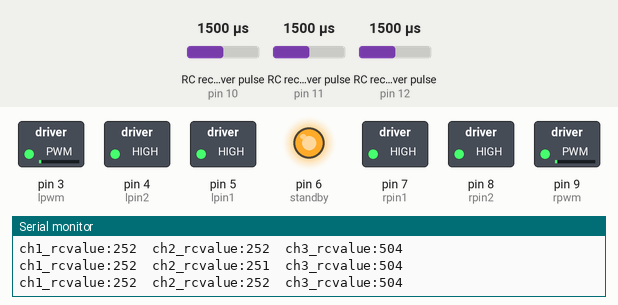
Bench run of a sketch on a simulated Arduino Nano, built with avr-gcc and run on an emulated ATmega328P. Shown: switched loads named in the sketch (green lamp = pin HIGH), output pins drawn as LEDs (lit = HIGH), the last lines printed to the serial monitor. Wiring (inferred from the names in the program): 3 × RC receiver channel: data pin 10 / data pin 11 / data pin 12. The test bench sets the inputs (shaded band); at power-on: RC receiver pulse (sensors on pin 10, pin 11, pin 12) 1500 µs.

Above: at 1.11 s.
1.3 s: RC receiver pulse (sensor on pin 10) set to 1020 µs
4.3 s: RC receiver pulse (sensor on pin 11) set to 1020 µs
At 4.9 s:
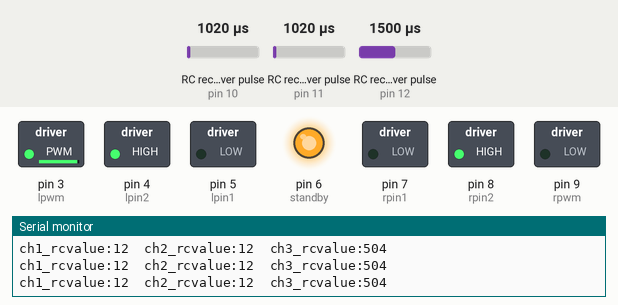
5.9 s: RC receiver pulse (sensor on pin 10) set to 1250 µs
8.9 s: RC receiver pulse (sensor on pin 11) set to 1500 µs
At 11.2 s:
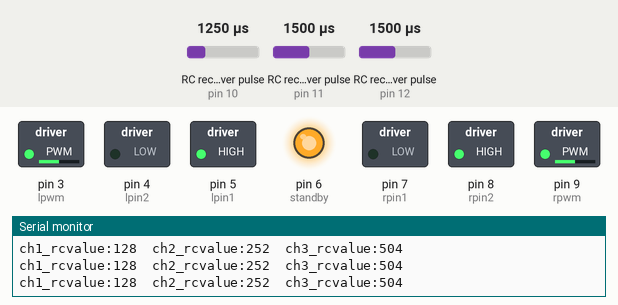
11.9 s: RC receiver pulse (sensor on pin 10) set to 1750 µs
At 14.7 s:
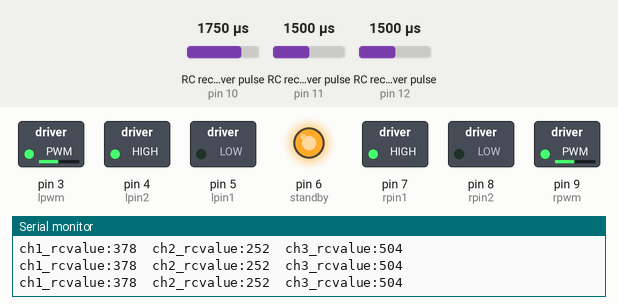
14.9 s: RC receiver pulse (sensor on pin 11) set to 1250 µs
At 17.1 s:
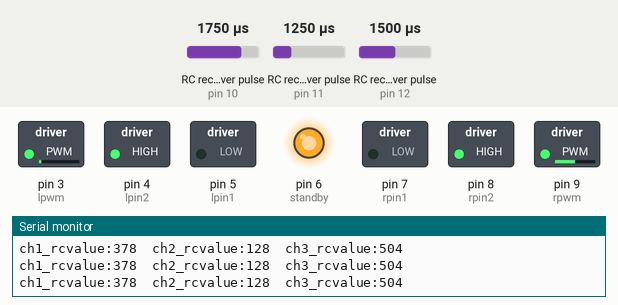
Timing chart, 0 to 18.9 s (numbered marks = the images above; inputs shaded):
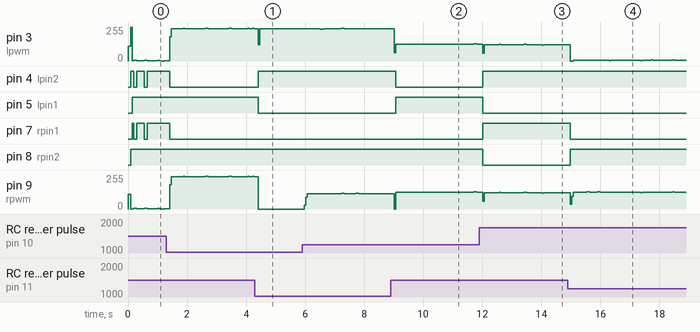

Measured:
- after the input at 4.3 s, pin 4 (lpin2): LOW → HIGH after 0.11 s; pin 5 (lpin1): HIGH → LOW after 0.11 s
- after the input at 8.9 s, pin 4 (lpin2): HIGH → LOW after 0.17 s; pin 5 (lpin1): LOW → HIGH after 0.17 s
- after the input at 11.9 s, pin 4 (lpin2), pin 7 (rpin1): LOW → HIGH after 0.12 s; pin 5 (lpin1), pin 8 (rpin2): HIGH → LOW after 0.12 s
- after the input at 14.9 s, pin 7 (rpin1): HIGH → LOW after 0.08 s; pin 8 (rpin2): LOW → HIGH after 0.08 s

The sketch:

BoxBotCtrl.ino
```cpp
/* Code for V2 of Box Bots robot control board
 *
 * Program Name:
 * BoxBotCtrl.ino
 * Jan 31, 2020
 *
 * Arduino Nano clone w/ CH340 USB connected to TB6612 motor driver board
 * hooked up to receiver of 2.4GHz TX/RX
 *
 * standard model: FlySky FS-GT2B 3-Channel RC
 *
 * CH1 - Steering
 * CH2 - Throttle
 * CH3 - Switch
 *
 * TO DO LIST:
 *   1. add tuning for fwd/rev counts to drive straight.
 *   2. add code to turn on LED for weapon
 *
 * SMOOTHING added 1/31/2020.
 *
 */

#include <EnableInterrupt.h>

#define   lpwm    3     // pulse width modulation for left motor
#define   lpin1   5     // left control pin one
#define   lpin2   4     // left control pin two
#define   standby 6     // standby pin - LOW=motor driver off, HIGH=motor driver on
#define   rpwm    9     // pulse width modulation for right motor
#define   rpin1   7     // right control pin one
#define   rpin2   8     // right control pin two

#define   forward 0
#define   reverse 1
#define   coast   2
#define   brake   3
#define   rightturn 4
#define   leftturn  5

#define   ch1_pin  10    // input channel one is on pin 10
#define   ch2_pin  11    // input channel two is on pin 11
#define   ch3_pin  12    // input channel three is on pin 12

#define   ch1_index  0
#define   ch2_index  1
#define   ch3_index  2

int mtrspeed = 110 ;

#define numRC_Channels 3
#define numSmoothUnits 4       //number of PWM readings to take and smooth.  Since one PWM signal is 20ms (mille secs), taking 5

int ch1_rcvalue; // Steering value to make output calcs
int ch2_rcvalue; // Thottle value to make output calcs
int ch3_rcvalue; // Weapon Switch to make output calcs
int tdeadband = 10;  // How much in the throttle neutral position does it count as neutral centered on 255  (exp: for 15, deadband is from 240 to 270, 15 each side of 255)
int sdeadband = 5;  // how much in the steering neutral position does it count as neutral centered on 255  (exp: for 15, deadband is from 240 to 270, 15 each side of 255)
//int spd = 0;
byte neutral = 255;       // Note this netural is for both steering and throttle.  consider (strongly) breaking into neutralSteer and neutralThrottle to allo independent setting
byte strNeutral = 255;    //steering neutral
byte thrNeutral = 255;   //throttle neutral

int count = 0;

/*uint16_t rc_values[3];    //array of PWM values rec'd
uint32_t rc_start[3];     //time at start of data collection
volatile uint16_t rc_shared[3];     //temp array for PWM values during reception
*/

//ARRAYS FOR PWM VALUES AND SMOOTHING
uint16_t total[numRC_Channels];      //keeps track of the total for faster average calc
uint16_t readings[numRC_Channels][numSmoothUnits];    //2d-array to keep track of readings
int readIndex[numRC_Channels];       //keeps track of readIndex for each channel

uint16_t rc_values[numRC_Channels];    //array of PWM values rec'd
uint32_t rc_start[numRC_Channels];     //time at start of data collection
volatile uint16_t rc_shared[numRC_Channels];     //temp array for PWM values to make calcs.  Will be the SMOOTHED values.

//show raw values along with smoothed values.
uint16_t rc_raw[numRC_Channels];    //array of PWM values rec'd
volatile uint16_t rc_raw_shared[numRC_Channels];     //temp array for PWM values to make calcs.

//offset values to 'tune' the wheels to run at same speed so that the robot will run straight.  These
//    will need to be tuned for each robot and any motor changes.
//    These values are entered as a percentage REDUCTION of the speed.
//    The thinking is that when the wheels run FORWARD, one wheel will be faster than the other wheel
//    so one wheel needs to be reduced in speed.  The same thing when running in REVERSE.
//    Enter a 'postive' value that will be subtracted from the speed for that wheel in the
//    particular direction (FWD or REV).
//    Using a RPM meter would be helpful, otherwise trial and error.  Would be nice to write an
//    interface to the robot (serially) to change this on the fly and save it to non-volitale
int offsetRightFWD = 0;
int offsetRightREV = 0;
int offsetLeftFWD = 0;
int offsetLeftREV = 0;

//offset calculation values (do not change)
//  dummy variables to set in direction selection function and then used in locomotion
//  to calc offset.  offset is a percentage...
int offsetLeftPerc = 0;
int offsetRightPerc = 0;

//--------------------------------------------------------------------------------------
//------------------------------- void setup() -----------------------------------------
void setup() {
  // put your setup code here, to run once:

  //setup output pins
  pinMode(lpwm, OUTPUT);
  pinMode(lpin1, OUTPUT);
  pinMode(lpin2, OUTPUT);
  pinMode(rpwm, OUTPUT);
  pinMode(rpin1, OUTPUT);
  pinMode(rpin2, OUTPUT);
  pinMode(standby, OUTPUT);

  //setup input pins
  pinMode(ch1_pin, INPUT);       // channel one of RC receiver, steering
  pinMode(ch2_pin, INPUT);       // channel two of RC receiver, throttle
  pinMode(ch3_pin, INPUT);       // channel three of RC receiver, switch

  // turn on the things
  digitalWrite(standby, HIGH);

  //start writing to output pins
  digitalWrite(lpin1, LOW);
  digitalWrite(lpin2, LOW);
  digitalWrite(rpin1, LOW);
  digitalWrite(rpin2, LOW);
  analogWrite(lpwm, mtrspeed);
  analogWrite(rpwm, mtrspeed);

  //initalize arrays
  for (int i=0; i<numRC_Channels; i++)
  {
    total[i]=0;
    readIndex[i]=0;
    rc_values[i]=0;
    rc_start[i]=0;
    rc_shared[i]=0;
    for (int j = 0; j< numSmoothUnits; j++)
    {
       readings[i][j] = 0;
    }
  }

  //turn on interrupts
  enableInterrupt(ch1_pin, get_ch1, CHANGE);
  enableInterrupt(ch2_pin, get_ch2, CHANGE);
  enableInterrupt(ch3_pin, get_ch3, CHANGE);

  //debugging - comment out serial command if not needed...
  Serial.begin(9600);
}


//------------------------------ void loop() --------------------------------------
void loop() {
// put your main code here, to run repeatedly:


// get PWM data from transmitter through pin interrupts
  rc_read_values();

  ch1_rcvalue = rc_values[ch1_index]; // Steering : 1000 Left, 2000 Right
  ch2_rcvalue = rc_values[ch2_index]; // Throttle : 1000 Reverse, 2000 Forward
  ch3_rcvalue = rc_values[ch3_index]; // Switch, toggle switch between 1000 (99x) and 2000 (199x) value

  if (bTransmitterON() == true) {
    ch1_rcvalue = map(ch1_rcvalue, 1000,2000, 0, 1000); //center over 500
    ch2_rcvalue = map(ch2_rcvalue, 1000,2000, 0, 1000); //center over 500
    ch3_rcvalue = map(ch3_rcvalue, 1000,2000, 0, 1000); //center over 500

    ch1_rcvalue = ch1_rcvalue >> 1;  // right bit shift, divide by 2
    ch2_rcvalue = ch2_rcvalue >> 1;  // right bit shift, divide by 2

    ch1_rcvalue = constrain(ch1_rcvalue, 0, 512);
    ch2_rcvalue = constrain(ch2_rcvalue, 0, 512);
    ch3_rcvalue = constrain(ch3_rcvalue, 0, 1000);

    // So now both ch1 and ch2 are in the range of 0 to 512, with 255 being neutral
    // ch3 is either 0ish or 1000ish

  //print values while debugging, comment out when program setup and running as expected.
    Serial.print("ch1_rcvalue:"); Serial.print(ch1_rcvalue);    Serial.print("\t");
    Serial.print("ch2_rcvalue:"); Serial.print(ch2_rcvalue);    Serial.print("\t");
    Serial.print("ch3_rcvalue:"); Serial.println(ch3_rcvalue);

    locomotion();   //Calculate and determine direction of vehicle
  }

  delay(1);   //Why this here?  How much should it be??  Seems unnecessary.
}

//----------------------- TRANSMITTER ON?? ------------------------------
bool bTransmitterON(){
  //check to see if transmitter is ON, if not, loop until it is..
  //  On the FlySky FS-GT2B transmitter, if the transmitter is OFF the following output is observed:
  //  Ch1 steering - 0
  //  Ch2 throttle - 1500
  //  Ch3 'weapton' - 0

  if (ch1_rcvalue < 750){  //check to see if the transmitter is ON.  Only check channel 1 steering.
    Serial.println("Turn ON your Transmitter!!"); //Serial.print("\t");
    return false;
  }
  else return true;
}

//------------------------- ISR READ INTERRUPTS --------------------------
//  get pwm data from channel using interupts & return
//  ISR is Interrupt Service Routine (or I've seen Interrupt SubRoutine)

void rc_read_values() {
  noInterrupts();
  memcpy(rc_values, (const void *)rc_shared, sizeof(rc_shared));
  memcpy(rc_raw, (const void *)rc_raw_shared, sizeof(rc_raw_shared));
  interrupts();
}

void get_input(uint8_t channel, uint8_t input_pin) {
  if (digitalRead(input_pin) == HIGH) {
    rc_start[channel] = micros();
  } else {
    total[channel] = total[channel]-readings[channel][readIndex[channel]];
    uint16_t rc_compare = (uint16_t)(micros() - rc_start[channel]);
    readings[channel][readIndex[channel]] = rc_compare;
    rc_raw_shared[channel] = rc_compare;  //store a copy of the raw value to display
    total[channel] = total[channel]+readings[channel][readIndex[channel]];
    readIndex[channel] = readIndex[channel]+1;
    if (readIndex[channel] >= numSmoothUnits)  {
      readIndex[channel]=0;
    }

    //avg=total[channel]/numSmoothUnits;
    rc_shared[channel] = total[channel]/numSmoothUnits;
    //rc_shared[channel] = rc_compare;
  }

//  Serial.print("count # = ");
//  Serial.print(count);          Serial.print("\t");
//  Serial.print(rc_shared[0]);   Serial.print("\t");
//  Serial.print(rc_shared[1]);   Serial.print("\t");
//  Serial.println(rc_shared[2]);
//  count ++;
}

void get_ch1() { get_input(ch1_index, ch1_pin); }
void get_ch2() { get_input(ch2_index, ch2_pin); }
void get_ch3() { get_input(ch3_index, ch3_pin); }

//------------------------ MOTORDIRECTION -------------------------------
void motordirection(byte direction) {

  switch (direction) {

    case forward:
      digitalWrite(lpin1, HIGH);
	    digitalWrite(lpin2, LOW);
      offsetLeftPerc = offsetLeftFWD;
      digitalWrite(rpin1, HIGH);
      digitalWrite(rpin2, LOW);
      offsetRightPerc = offsetRightFWD;
      break;

    case reverse:
      digitalWrite(lpin1, LOW);
      digitalWrite(lpin2, HIGH);
      offsetLeftPerc = offsetLeftREV;
      digitalWrite(rpin1, LOW);
      digitalWrite(rpin2, HIGH);
      offsetRightPerc = offsetRightREV;
      break;

    case brake:
      digitalWrite(lpin1, HIGH);
      digitalWrite(lpin2, HIGH);
      digitalWrite(rpin1, HIGH);
      digitalWrite(rpin2, HIGH);
      break;

	case rightturn:
      digitalWrite(lpin1, LOW);
      digitalWrite(lpin2, HIGH);
      offsetLeftPerc = offsetLeftFWD;
      digitalWrite(rpin1, HIGH);
      digitalWrite(rpin2, LOW);
      offsetRightPerc = offsetRightREV;
      break;

    case leftturn:
      digitalWrite(lpin1, HIGH);
      digitalWrite(lpin2, LOW);
      offsetLeftPerc = offsetLeftFWD;
      digitalWrite(rpin1, LOW);
      digitalWrite(rpin2, HIGH);
      offsetRightPerc = offsetRightREV;
      break;

	default:  // coast condition
      digitalWrite(lpin1, LOW);
      digitalWrite(lpin2, LOW);
      digitalWrite(rpin1, LOW);
      digitalWrite(rpin2, LOW);
  }
}

//--------------------------------------------------------------------------------------
void locomotion() {
  bool turnonly = false;

  if (ch2_rcvalue<(thrNeutral-tdeadband)) {   // outside deadband, in REVERSE
    // if throttle in reverse do this
    motordirection(reverse);
	  turnonly = false;
    //Serial.println("Reverse");
  }
  else if (ch2_rcvalue>(thrNeutral+tdeadband)) { // outside deadband, in FORWARD
    // throttle in forward do this
    motordirection(forward);
	  turnonly = false;
    //Serial.println("Forward");
  }
  else if (ch1_rcvalue>(strNeutral+sdeadband)) { // no throttle, RIGHT TURN
    // throttle in forward do this
    motordirection(rightturn);
	  turnonly = true;
    //Serial.println("RIGHTTURN");
  }
  else if (ch1_rcvalue<(strNeutral-sdeadband)) { // no throttle, LEFT TURN
    // throttle in forward do this
    motordirection(leftturn);
	  turnonly = true;
    //Serial.println("LeftTurn");
  }
  else { // in deadband, bring both motors to a stop   BRAKE
    motordirection(brake);
	  turnonly = false;
    //Serial.println("brake");
  }


  int turn = abs(strNeutral-ch1_rcvalue);
  int turnPWM = 0;
  // turn = turn >> 1;    // making steering less sensitive by dividing turn result by 4.

  if (turnonly == true) { //turn only
    //turn = turn/3;  //make turn only less sensitive and not too fast, modify divider
	  turnPWM = pwmOffsetCalc(turn, offsetLeftPerc);  //do i even need this variable?
	  //      Place this in the analogwrite call???
	  analogWrite(lpwm, turnPWM);
    turnPWM = pwmOffsetCalc(turn, offsetRightPerc);
    analogWrite(rpwm, turnPWM);
  }
  else {                  // straight or straight with turn
    ///spdPWM area starts here---------------------------------------------------------
    //---------------------------------------------------------------------------------
    int spd = abs(thrNeutral-ch2_rcvalue);
    int spdPWM = 0;      //variable to write offset pwm.  do i need?
    int drag = 0;

    if (turn > (sdeadband)) {   // outside the steering deadband
	    if (ch1_rcvalue<neutral) { //STEERING LEFT
        spdPWM = pwmOffsetCalc(spd, offsetLeftPerc);
        analogWrite(lpwm, spdPWM);
        spdPWM = pwmOffsetCalc(spd, offsetRightPerc);
        drag = dragCalc(spdPWM, turn);
        analogWrite(rpwm, drag);
      }
      else {  // steering right
        spdPWM = pwmOffsetCalc(spd, offsetLeftPerc);
        drag = dragCalc(spdPWM, turn);
        analogWrite(lpwm, drag);
        spdPWM = pwmOffsetCalc(spd, offsetRightPerc);
        analogWrite(rpwm, spdPWM);
      }
    }
	else { // in the steering deadband
      //ADD SPEED pwm value.  maybe just one dummy variable before each (yes).
      spdPWM = pwmOffsetCalc(spd, offsetLeftPerc);
      analogWrite(lpwm, spdPWM);
      spdPWM = pwmOffsetCalc(spd, offsetRightPerc);
      analogWrite(rpwm, spdPWM);
    }
  }
}

int pwmOffsetCalc (int pwmVal, int offsetPerc) {
  int offset = 0;
  offset = pwmVal - pwmVal*offsetPerc/100;
  return offset;
}

int dragCalc (int spdVal, int turnVal) {
  int dragVal = (spdVal-turnVal);    // you can play with this value (increase/decrease) to get different behaviour
  dragVal = constrain(dragVal,0,255);
  return dragVal;
}

//----------------------  currently this funciton not implemented ---------------
void writePWMvalue (int leftPWMval, int rightPWMval){
  analogWrite(lpwm, leftPWMval);
  analogWrite(rpwm, rightPWMval);
}
```
